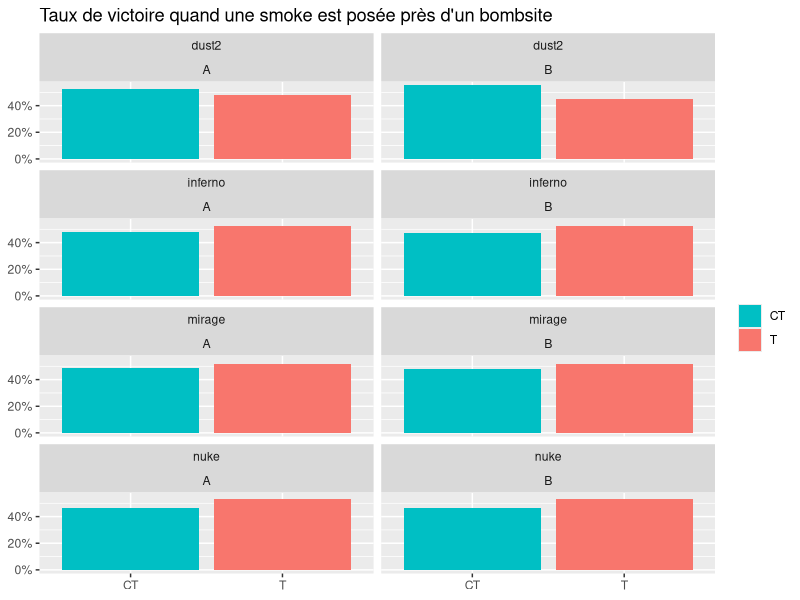

Write R code to recreate this figure.
## ---- chunk 1
library(tibble)
library(dplyr)
library(ggplot2)
library(readr)
## ---- chunk 2

smokes <- read_csv("./data/smokes_all.csv")

smokes %>%
  mutate(winner_side = factor(winner_side, levels = c(2, 3), labels = c("CT", "T"))) %>%
  count(map, site, winner_side) %>%
  group_by(map, site) %>%
  mutate(pct = n / sum(n)) %>%
  ggplot(aes(x = winner_side, y = pct, fill = winner_side)) +
  geom_col() +
  facet_wrap(~ map + site, ncol = 2) +
  scale_fill_manual(values = c("CT" = "#00BFC4", "T" = "#F8766D")) +
  scale_y_continuous(labels = scales::percent) +
  labs(title = "Taux de victoire quand une smoke est posée près d'un bombsite", x = NULL, y = NULL, fill = NULL)
